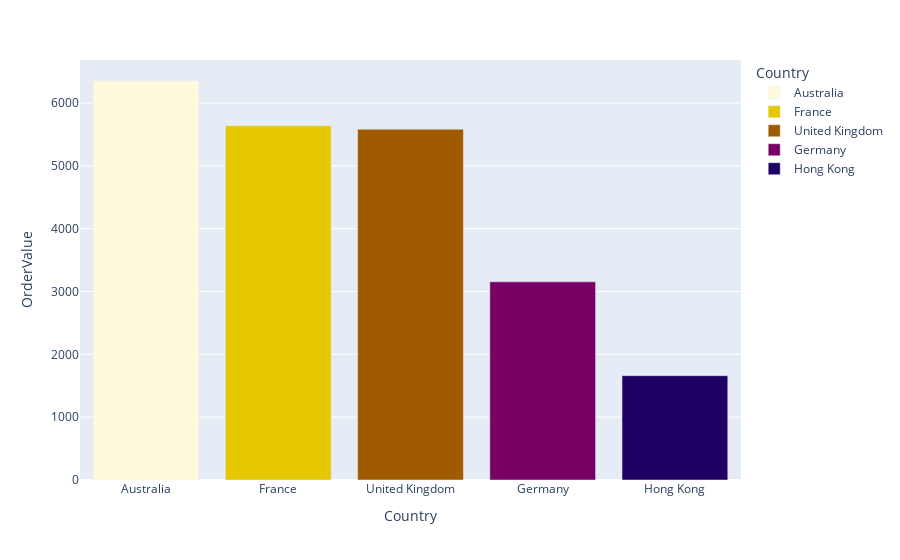

The code cell stored with this chart in its notebook:
### Code cell
px.bar(countries,x='Country',y='OrderValue',color='Country',color_discrete_sequence=px.colors.sequential.Electric_r)

### Figure 1 — Plotly figure (JSON) as saved in the notebook; plotly's stock layout.template omitted (floating-point values rounded to 4 significant figures)
{"data": [{"alignmentgroup": "True", "hovertemplate": "Country=%{x}<br>OrderValue=%{y}<extra></extra>", "legendgroup": "Australia", "marker": {"color": "rgb(255,250,220)", "pattern": {"shape": ""}}, "name": "Australia", "offsetgroup": "Australia", "orientation": "v", "showlegend": true, "textposition": "auto", "type": "bar", "x": ["Australia"], "xaxis": "x", "y": [6350.0], "yaxis": "y"}, {"alignmentgroup": "True", "hovertemplate": "Country=%{x}<br>OrderValue=%{y}<extra></extra>", "legendgroup": "France", "marker": {"color": "rgb(230,200,0)", "pattern": {"shape": ""}}, "name": "France", "offsetgroup": "France", "orientation": "v", "showlegend": true, "textposition": "auto", "type": "bar", "x": ["France"], "xaxis": "x", "y": [5638.0], "yaxis": "y"}, {"alignmentgroup": "True", "hovertemplate": "Country=%{x}<br>OrderValue=%{y}<extra></extra>", "legendgroup": "United Kingdom", "marker": {"color": "rgb(160,90,0)", "pattern": {"shape": ""}}, "name": "United Kingdom", "offsetgroup": "United Kingdom", "orientation": "v", "showlegend": true, "textposition": "auto", "type": "bar", "x": ["United Kingdom"], "xaxis": "x", "y": [5583.0], "yaxis": "y"}, {"alignmentgroup": "True", "hovertemplate": "Country=%{x}<br>OrderValue=%{y}<extra></extra>", "legendgroup": "Germany", "marker": {"color": "rgb(120,0,100)", "pattern": {"shape": ""}}, "name": "Germany", "offsetgroup": "Germany", "orientation": "v", "showlegend": true, "textposition": "auto", "type": "bar", "x": ["Germany"], "xaxis": "x", "y": [3154.0], "yaxis": "y"}, {"alignmentgroup": "True", "hovertemplate": "Country=%{x}<br>OrderValue=%{y}<extra></extra>", "legendgroup": "Hong Kong", "marker": {"color": "rgb(30,0,100)", "pattern": {"shape": ""}}, "name": "Hong Kong", "offsetgroup": "Hong Kong", "orientation": "v", "showlegend": true, "textposition": "auto", "type": "bar", "x": ["Hong Kong"], "xaxis": "x", "y": [1660.0], "yaxis": "y"}], "layout": {"barmode": "relative", "legend": {"title": {"text": "Country"}, "tracegroupgap": 0}, "margin": {"t": 60}, "xaxis": {"anchor": "y", "categoryarray": ["Australia", "France", "United Kingdom", "Germany", "Hong Kong"], "categoryorder": "array", "domain": [0, 1], "title": {"text": "Country"}}, "yaxis": {"anchor": "x", "domain": [0, 1], "title": {"text": "OrderValue"}}}}
